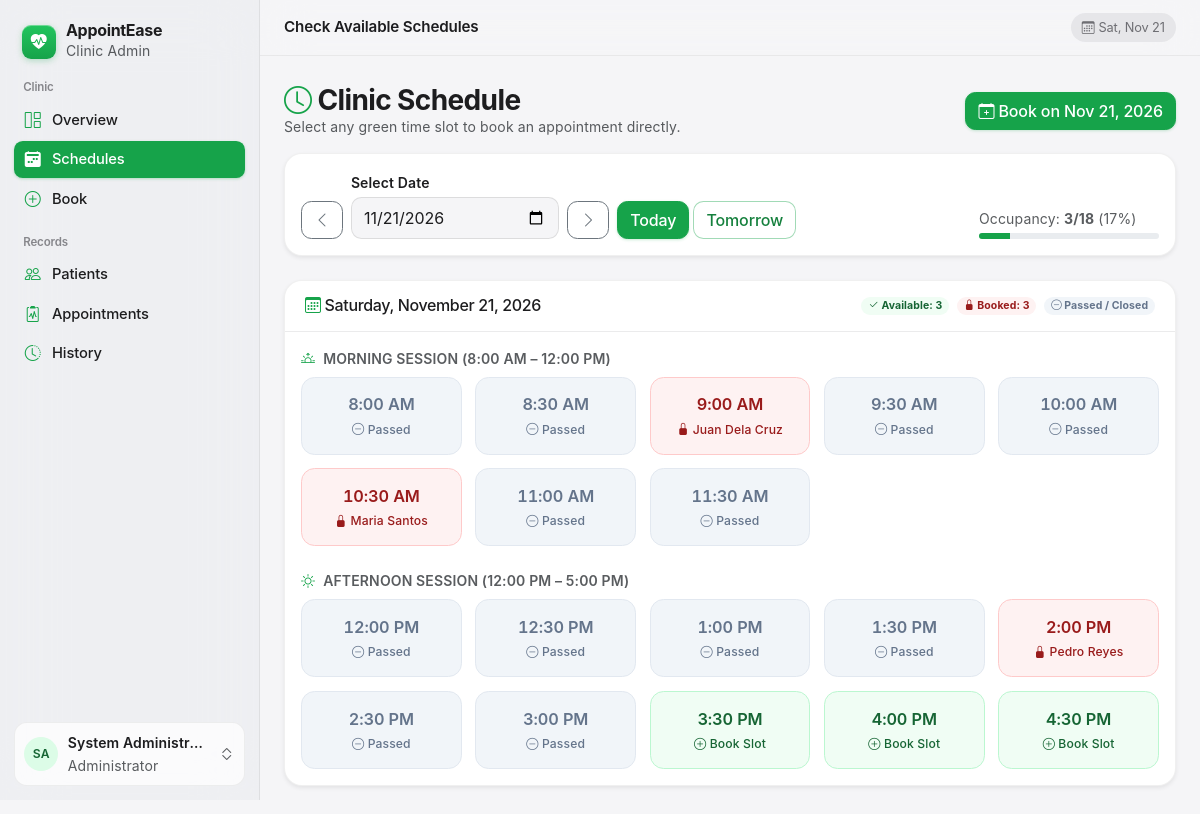
/schedules.php (signed in), run on the app's committed database.
### tables this page shows
CREATE TABLE appointments (
    id                INT UNSIGNED NOT NULL AUTO_INCREMENT,
    customer_id       INT UNSIGNED NOT NULL,
    service_id        INT UNSIGNED NOT NULL,
    appointment_date  DATE         NOT NULL,
    appointment_time  TIME         NOT NULL,
    status            ENUM('Pending','Confirmed','Completed','Cancelled','No-show')
                      NOT NULL DEFAULT 'Pending',
    notes             TEXT         NULL,
    created_at        DATETIME     NOT NULL DEFAULT CURRENT_TIMESTAMP,
    updated_at        DATETIME     NOT NULL DEFAULT CURRENT_TIMESTAMP ON UPDATE CURRENT_TIMESTAMP,
    PRIMARY KEY (id),
    KEY idx_appt_slot (appointment_date, appointment_time),
    KEY idx_appt_status (status),
    CONSTRAINT fk_appt_customer FOREIGN KEY (customer_id) REFERENCES customers(id)
        ON UPDATE CASCADE ON DELETE CASCADE,
    CONSTRAINT fk_appt_service  FOREIGN KEY (service_id)  REFERENCES services(id)
        ON UPDATE CASCADE ON DELETE RESTRICT
);

CREATE TABLE customers (
    id             INT UNSIGNED  NOT NULL AUTO_INCREMENT,
    full_name      VARCHAR(100)  NOT NULL,
    contact_number VARCHAR(20)   NOT NULL,
    email          VARCHAR(100)  NULL,
    notes          TEXT          NULL,
    is_active      TINYINT(1)    NOT NULL DEFAULT 1,  
    created_at     DATETIME      NOT NULL DEFAULT CURRENT_TIMESTAMP,
    PRIMARY KEY (id),
    KEY idx_customer_name (full_name)
);

### schedules.php (the view, shortened to what this page needs)
<?php
require_once 'includes/auth.php';
$date = $_GET['date'] ?? date('Y-m-d');
$slots  = generate_time_slots();
$booked = get_booked_slots($pdo, $date);
$available = 0;
foreach ($slots as $slot) {
    if (!isset($booked[$slot]) && !is_past_slot($date, $slot)) {
        $available++;
    }
}
$totalSlots = count($slots);
$bookedPct  = $totalSlots ? (int) round((count($booked) / $totalSlots) * 100) : 0;
$prevDay  = date('Y-m-d', strtotime($date . ' -1 day'));
$nextDay  = date('Y-m-d', strtotime($date . ' +1 day'));
$today    = date('Y-m-d');
$tomorrow = date('Y-m-d', strtotime('+1 day'));
$groups = [
    ['title' => 'Morning Session (8:00 AM – 12:00 PM)',   'icon' => 'sunrise', 'slots' => array_filter($slots, fn($s) => $s < '12:00')],
    ['title' => 'Afternoon Session (12:00 PM – 5:00 PM)', 'icon' => 'sun',     'slots' => array_filter($slots, fn($s) => $s >= '12:00')],
];
require 'includes/header.php';
?>
<div class="d-flex flex-wrap justify-content-between align-items-center mb-3 gap-2">
    <div>
        <h1 class="h3 mb-0"><i class="bi bi-clock text-primary" aria-hidden="true"></i> Clinic Schedule</h1>
        <p class="text-muted small mb-0">Select any green time slot to book an appointment directly.</p>
    </div>
    <a href="book.php?date=<?= e($date) ?>" class="btn btn-primary">
        <i class="bi bi-calendar-plus" aria-hidden="true"></i> Book on <?= format_date($date) ?>
    </a>
</div>
<div class="card shadow-sm mb-4">
    <div class="card-body">
        <form method="get" class="row g-2 align-items-end">
            <div class="col-auto">
                <a href="?date=<?= $prevDay ?>" class="btn btn-outline-secondary"
                   aria-label="Previous day (<?= format_date($prevDay) ?>)" title="Previous day">
                    <i class="bi bi-chevron-left" aria-hidden="true"></i>
                </a>
            </div>
            <div class="col-sm-5 col-md-3">
                <label for="date" class="form-label small fw-semibold mb-1">Select Date</label>
                <input type="date" id="date" name="date" class="form-control" value="<?= e($date) ?>"
                       onchange="this.form.submit()">
            </div>
            <div class="col-auto">
                <a href="?date=<?= $nextDay ?>" class="btn btn-outline-secondary"
                   aria-label="Next day (<?= format_date($nextDay) ?>)" title="Next day">
                    <i class="bi bi-chevron-right" aria-hidden="true"></i>
                </a>
            </div>
            <div class="col-auto d-flex gap-1">
                <a href="?date=<?= $today ?>" class="btn <?= $date === $today ? 'btn-primary' : 'btn-outline-primary' ?>">Today</a>
                <a href="?date=<?= $tomorrow ?>" class="btn <?= $date === $tomorrow ? 'btn-primary' : 'btn-outline-primary' ?>">Tomorrow</a>
            </div>
            <div class="col-md-auto ms-md-auto small text-muted">
                <div class="d-flex align-items-center gap-2">
                    <span>Occupancy: <strong><?= count($booked) ?>/<?= $totalSlots ?></strong> (<?= $bookedPct ?>%)</span>
                </div>
                <div class="progress mt-1" style="height: 6px; width: 180px;" role="progressbar"
                     aria-label="Daily schedule occupancy" aria-valuenow="<?= $bookedPct ?>" aria-valuemin="0" aria-valuemax="100">
                    <div class="progress-bar bg-primary" style="width: <?= $bookedPct ?>%"></div>
                </div>
            </div>
        </form>
    </div>
</div>
<div class="card shadow-sm">
    <div class="card-header d-flex flex-wrap justify-content-between align-items-center gap-2">
        <h2 class="h6 mb-0"><i class="bi bi-calendar3 text-primary" aria-hidden="true"></i> <?= date('l, F j, Y', strtotime($date)) ?></h2>
        <div class="d-flex flex-wrap gap-2 small">
            <span class="badge slot-available"><i class="bi bi-check2" aria-hidden="true"></i> Available: <?= $available ?></span>
            <span class="badge slot-booked"><i class="bi bi-lock-fill" aria-hidden="true"></i> Booked: <?= count($booked) ?></span>
            <span class="badge slot-past"><i class="bi bi-dash-circle" aria-hidden="true"></i> Passed / Closed</span>
        </div>
    </div>
    <div class="card-body">
        <?php foreach ($groups as $gIndex => $group): ?>
            <div class="<?= $gIndex > 0 ? 'mt-4' : '' ?>">
                <div class="d-flex align-items-center gap-2 text-muted small fw-semibold text-uppercase mb-2">
                    <i class="bi bi-<?= $group['icon'] ?> text-primary" aria-hidden="true"></i>
                    <span><?= e($group['title']) ?></span>
                </div>
                <div class="slot-grid">
                    <?php foreach ($group['slots'] as $slot): ?>
                        <?php if (isset($booked[$slot])): $b = $booked[$slot]; ?>
                            <a href="appointment_view.php?id=<?= $b['id'] ?>" class="slot slot-booked text-decoration-none"
                               title="<?= e($b['full_name'] . ' — ' . $b['service_name'] . ' (' . $b['status'] . ')') ?>"
                               aria-label="<?= format_time($slot) ?> booked by <?= e($b['full_name']) ?> for <?= e($b['service_name']) ?>">
                                <span><?= format_time($slot) ?></span>
                                <small class="text-truncate"><i class="bi bi-lock-fill" aria-hidden="true"></i> <?= e($b['full_name']) ?></small>
                            </a>
                        <?php elseif (is_past_slot($date, $slot)): ?>
                            <div class="slot slot-past" aria-disabled="true">
                                <span><?= format_time($slot) ?></span>
                                <small><i class="bi bi-dash-circle" aria-hidden="true"></i> Passed</small>
                            </div>
                        <?php else: ?>
                            <a href="book.php?date=<?= e($date) ?>&time=<?= e($slot) ?>" class="slot slot-available"
                               aria-label="Book <?= format_time($slot) ?> on <?= format_date($date) ?>">
                                <span><?= format_time($slot) ?></span>
                                <small><i class="bi bi-plus-circle" aria-hidden="true"></i> Book Slot</small>
                            </a>
                        <?php endif; ?>
                    <?php endforeach; ?>
                </div>
            </div>
        <?php endforeach; ?>
    </div>
</div>
<?php require 'includes/footer.php'; ?>

### assets/css/style.css (style rules this page uses)
:root { --brand-green: #16a34a; --brand-green-hover: #15803d; --brand-green-active: #166534; --brand-green-soft: #dcfce7; --brand-green-subtle: #f0fdf4; --brand-rgb: 22, 163, 74; --font-display: -apple-system, BlinkMacSystemFont, "SF Pro Display", "Segoe UI", system-ui, sans-serif; --font-text: -apple-system, BlinkMacSystemFont, "SF Pro Text", "Segoe UI", system-ui, sans-serif; --apple-canvas: #f5f5f7; --apple-grouped-bg: #ffffff; --apple-fill-tertiary: rgba(118, 118, 128, 0.12); --apple-separator: rgba(60, 60, 67, 0.1); --apple-ink: #1d1d1f; --apple-secondary: #6e6e73; --bs-primary: #16a34a; --bs-primary-rgb: 22, 163, 74; --bs-link-color: #15803d; --bs-link-hover-color: #166534; --bs-border-radius: 0.75rem; --bs-border-radius-lg: 1.125rem; --bs-body-bg: #f5f5f7; --bs-body-color: #1d1d1f; --ease-spring: cubic-bezier(0.22, 1, 0.36, 1); }
body { font-family: var(--font-text); font-optical-sizing: auto; font-size: 1rem; line-height: 1.5; letter-spacing: -0.008em; background-color: var(--apple-canvas); color: var(--apple-ink); min-height: 100vh; display: flex; flex-direction: column; -webkit-font-smoothing: antialiased; -moz-osx-font-smoothing: grayscale; }
h1, .h1, h2, .h2, h3, .h3, .apple-large-title, .apple-metric { font-family: var(--font-display); font-optical-sizing: auto; letter-spacing: -0.022em; line-height: 1.15; font-weight: 700; color: var(--apple-ink); text-wrap: balance; }
small, .small, .badge, .table thead th { letter-spacing: 0.01em; }
.card { border: 1px solid rgba(0, 0, 0, 0.06); border-radius: 1.125rem; background: var(--apple-grouped-bg); box-shadow: 0 2px 10px rgba(0, 0, 0, 0.03), 0 1px 2px rgba(0, 0, 0, 0.02); }
.card-header { background: transparent !important; border-bottom: 1px solid var(--apple-separator); padding: 0.95rem 1.25rem; font-weight: 600; }
.btn, a, select, label.slot { cursor: pointer; }
.btn { border-radius: 0.65rem; font-weight: 500; transition: transform 100ms ease-out, background-color 180ms var(--ease-spring), border-color 180ms var(--ease-spring), box-shadow 180ms var(--ease-spring); }
.btn-primary { background-color: var(--brand-green); border-color: var(--brand-green); color: #fff; box-shadow: 0 1px 3px rgba(22, 163, 74, 0.22); }
.btn-outline-primary { color: var(--brand-green-hover); border-color: rgba(22, 163, 74, 0.4); background-color: #ffffff; }
.form-control, .form-select, .input-group-text { border-radius: 0.65rem; border-color: rgba(60, 60, 67, 0.18); padding-top: 0.5rem; padding-bottom: 0.5rem; }
.slot-grid { display: grid; grid-template-columns: repeat(auto-fill, minmax(140px, 1fr)); gap: 0.85rem; }
.slot { min-height: 78px; border-radius: 0.85rem; padding: 0.85rem 0.65rem; text-align: center; border: 1px solid transparent; font-size: 1.02rem; font-weight: 600; font-variant-numeric: tabular-nums; display: flex; flex-direction: column; justify-content: center; transition: transform 100ms ease-out, background-color 180ms var(--ease-spring), border-color 180ms var(--ease-spring), box-shadow 180ms var(--ease-spring); }
.slot small { display: block; font-weight: 500; font-size: 0.76rem; margin-top: 4px; }
.slot-available { background: var(--brand-green-subtle); color: var(--brand-green-active); border-color: #bbf7d0; }
.slot-booked { background: #fef2f2; color: #991b1b; border-color: #fecaca; }
.slot-past { background: #f1f5f9; color: #64748b; border-color: #e2e8f0; cursor: not-allowed; }
a.slot-available { text-decoration: none; }

### data on the page
appointments: slot "9:00 AM", customer.full_name "Juan Dela Cruz"
appointments: slot "10:30 AM", customer.full_name "Maria Santos"
appointments: slot "2:00 PM", customer.full_name "Pedro Reyes"

### other printed values
$section "Clinic"
$item['label'] "Overview"
$item['label'] "Schedules"
$item['label'] "Book"
$section "Records"
$item['label'] "Patients"
$item['label'] "Appointments"
$item['label'] "History"
mb_strtoupper($init) "SA"
$adminName "System Administr…"
$pageTitle "Check Available Schedules"
format_date($date) "Nov 21, 2026"
count($booked) "3"
$totalSlots "18"
$bookedPct "17"
